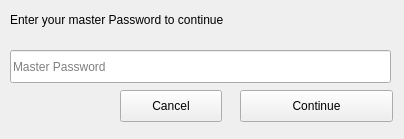
<?xml version="1.0" encoding="UTF-8"?>
<ui version="4.0">
 <class>Form</class>
 <widget class="QWidget" name="Form">
  <property name="geometry">
   <rect>
    <x>0</x>
    <y>0</y>
    <width>404</width>
    <height>139</height>
   </rect>
  </property>
  <property name="windowTitle">
   <string>Form</string>
  </property>
  <widget class="PasswordLineEdit" name="MasterPassword_login">
   <property name="geometry">
    <rect>
     <x>10</x>
     <y>50</y>
     <width>381</width>
     <height>33</height>
    </rect>
   </property>
   <property name="placeholderText">
    <string>Master Password</string>
   </property>
  </widget>
  <widget class="PrimaryPushButton" name="MasterPWDContinue_login">
   <property name="geometry">
    <rect>
     <x>240</x>
     <y>90</y>
     <width>153</width>
     <height>32</height>
    </rect>
   </property>
   <property name="text">
    <string>Continue</string>
   </property>
  </widget>
  <widget class="PushButton" name="CloseMasterPWDWindow_login">
   <property name="geometry">
    <rect>
     <x>120</x>
     <y>90</y>
     <width>102</width>
     <height>32</height>
    </rect>
   </property>
   <property name="text">
    <string>Cancel</string>
   </property>
  </widget>
  <widget class="StrongBodyLabel" name="StrongBodyLabel">
   <property name="geometry">
    <rect>
     <x>10</x>
     <y>10</y>
     <width>261</width>
     <height>19</height>
    </rect>
   </property>
   <property name="text">
    <string>Enter your master Password to continue</string>
   </property>
  </widget>
 </widget>
 <customwidgets>
  <customwidget>
   <class>PushButton</class>
   <extends>QPushButton</extends>
   <header>qfluentwidgets</header>
  </customwidget>
  <customwidget>
   <class>PrimaryPushButton</class>
   <extends>PushButton</extends>
   <header>qfluentwidgets</header>
  </customwidget>
  <customwidget>
   <class>StrongBodyLabel</class>
   <extends>QLabel</extends>
   <header>qfluentwidgets</header>
  </customwidget>
  <customwidget>
   <class>LineEdit</class>
   <extends>QLineEdit</extends>
   <header>qfluentwidgets</header>
  </customwidget>
  <customwidget>
   <class>PasswordLineEdit</class>
   <extends>LineEdit</extends>
   <header>qfluentwidgets</header>
  </customwidget>
 </customwidgets>
 <resources/>
 <connections/>
</ui>
